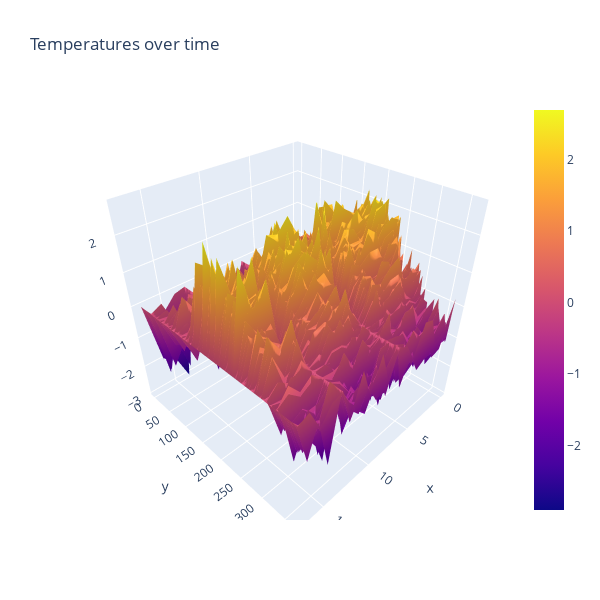

The cell this chart's notebook holds for it:
### Code cell
#Plot ALL weather data for all stations for a year 

#X = weather station
#Y = day of the year
#Z = temperature

#you can click/hold in the graph below to rotate!

fig = go.Figure(data=[go.Surface(z=notempyear.values)])
fig.update_layout(title='Temperatures over time', autosize=False,
                  width=600, height=600)
fig.show()

### Figure 1 — Plotly figure (JSON) as saved in the notebook; plotly's stock layout.template omitted (floating-point values rounded to 4 significant figures; data arrays with more than 128 entries replaced by an {"elided": "..."} marker saying what was removed)
{"data": [{"type": "surface", "z": {"elided": "365x18 float values"}}], "layout": {"autosize": false, "height": 600, "scene": {"aspectmode": "auto", "aspectratio": {"x": 1, "y": 1, "z": 1}}, "title": {"text": "Temperatures over time"}, "width": 600}}
